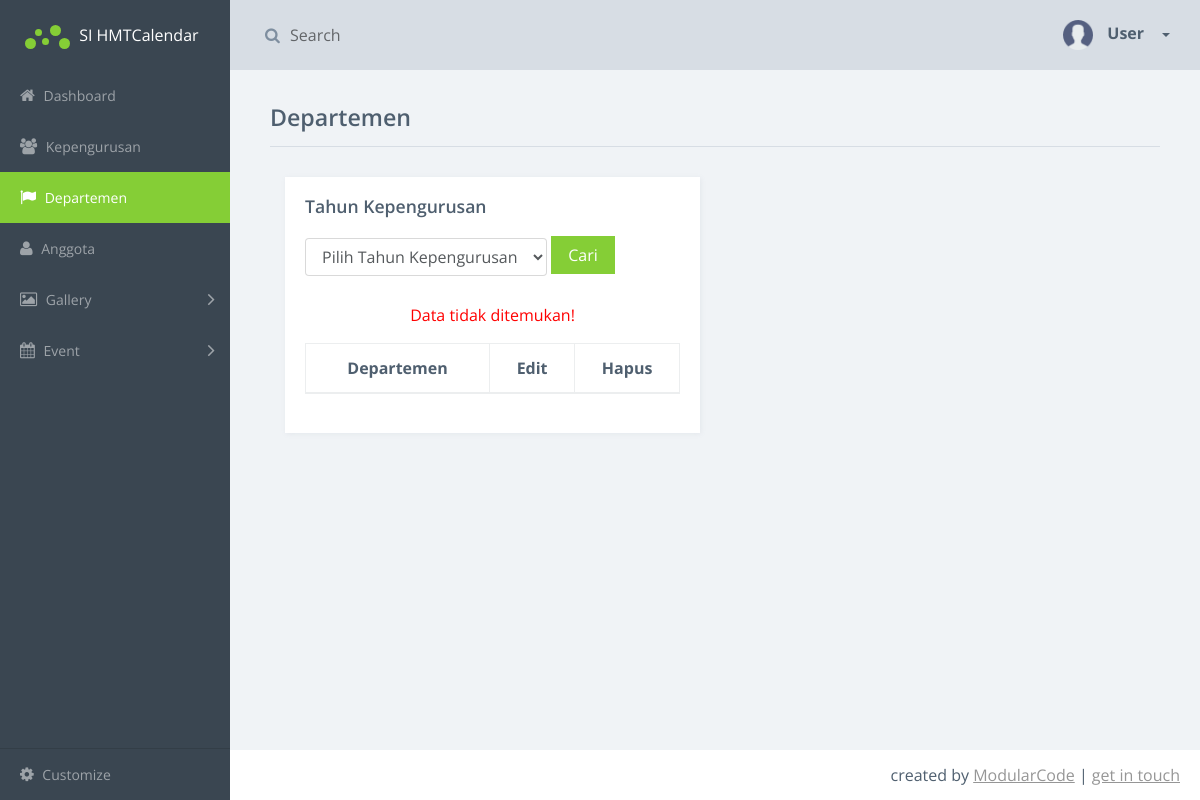
Page /index.php/departemen_controller/get_tahun on the earlier database version.
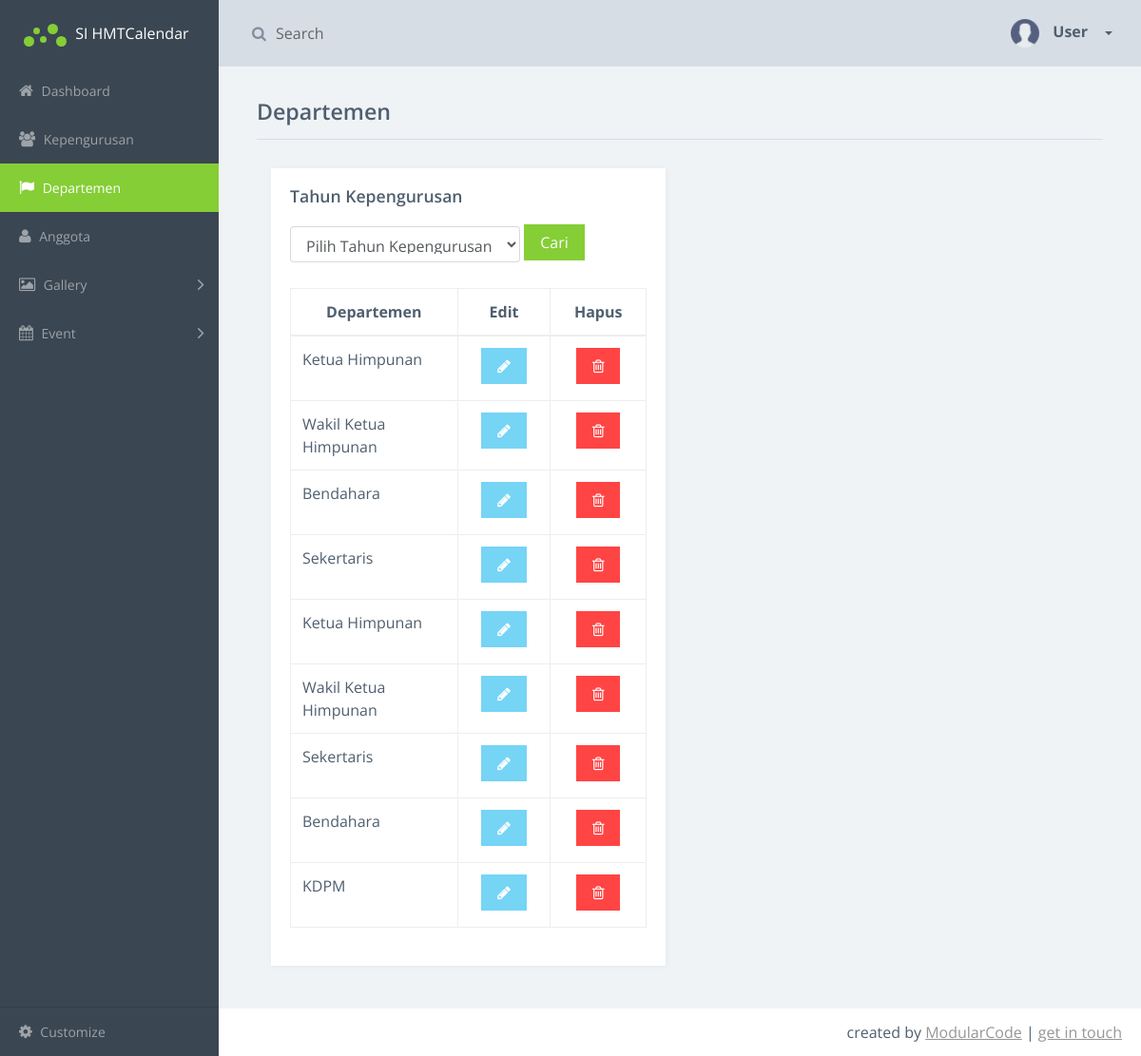
Same page on the later database version.
### tables this page shows
CREATE TABLE IF NOT EXISTS `departemen` (
`id_departemen` int(11) NOT NULL,
  `id_kepengurusan` int(11) DEFAULT NULL,
  `nama_departemen` varchar(50) DEFAULT NULL
);

### application/controllers/departemen_controller.php (called while the page is built, shortened)
<?php
class departemen_controller extends CI_Controller {
	public function get_tahun()
	{
		$data['listkepengurusan'] = $this->Kepengurusan->list_kepengurusan();
		$tahun = $this->input->post('id_kepengurusan');
		$data['listdepartemen'] = $this->Departemen->get_id($tahun);
		$this->load->view('user/get_departemen' , $data);
	}
}

### index.php (called while the page is built, shortened)
<?php
require_once BASEPATH.'core/CodeIgniter.php';

### application/models/Departemen.php (called while the page is built, shortened)
<?php
class Departemen extends CI_Model{
	public function get_id($tahun){
		if($tahun == 0)
		{
			$list = $this->db->query("select * from departemen");
			return $list->result();
		}
		else{
			$list = $this->db->query("select * from departemen where id_kepengurusan= $tahun");
			return $list->result();
		}
	}
}

### application/views/user/get_departemen.php (the view, shortened to what the changed rows need)
<!doctype html>
<html class="no-js" lang="en">
    <head>
        <link rel="stylesheet" href="<?php echo base_url() ?>css/vendor.css">
    </head>
    <body>
        <div class="main-wrapper">
            <div class="app" id="app">
                <article class="content static-tables-page">
                    <div class="title-block">
                        <h1 class="title"> Departemen </h1>
                    </div>
                    <section class="section">
		                <div class="row sameheight-container" id="dropdown-right">
		                    <div class="col-sm-6">
		                        <div class="card card-block sameheight-item" id="dropdown-right">
                                <br>
                                    <section class="example">
                                            <table class="table table-bordered">
                                                <thead>
                                                        <th style="width: 20%">Departemen</th>
                                                        <th style="width: 10%">Edit</th>
                                                        <th style="width: 10%">Hapus</th>
                                                </thead>
                                                <tbody>
                                                  <?php if(count($listdepartemen) > 0){
                                                      foreach ($listdepartemen as $row) {
                                                        echo "
                                                        <tr>
                                                            <td>$row->nama_departemen</td>
                                                            <td>".anchor('departemen_controller/edit_departemen/'.$row->id_departemen,'<center><button type="button" class="btn btn-info"><i class="fa fa-pencil"></i></center>')."  </td>
                                                            <td>".anchor('departemen_controller/delete_departemen/'.$row->id_departemen,'<center><button type="button" class="btn btn-danger">
                                                                <i class="fa fa-trash-o"></i></center>')."  </td>
                                                        </tr>
                                                        ";
                                                    }
                                                  }
                                                  else{
                                                    echo "
                                                    <tr>
                                                      <p style='color:red; text-align: center;'> Data tidak ditemukan! </p>
                                                    </tr>";
                                                  }
                                                  ?>
                                                </tbody>
                                            </table>
                                    </section>
                        		 </div>
                    		</div>
                     </div>
                    </section>
                </article>
            </div>
        </div>
    </body>
</html>

Differences in the rows shown:
added departemen: nama_departemen "Ketua Himpunan"
added departemen: nama_departemen "Wakil Ketua Himpunan"
added departemen: nama_departemen "Bendahara"
added departemen: nama_departemen "Sekertaris"
added departemen: nama_departemen "Ketua Himpunan"
added departemen: nama_departemen "Wakil Ketua Himpunan"
added departemen: nama_departemen "Sekertaris"
added departemen: nama_departemen "Bendahara"
added departemen: nama_departemen "KDPM"
Other differences:
text no longer shown: "Data tidak ditemukan!"
